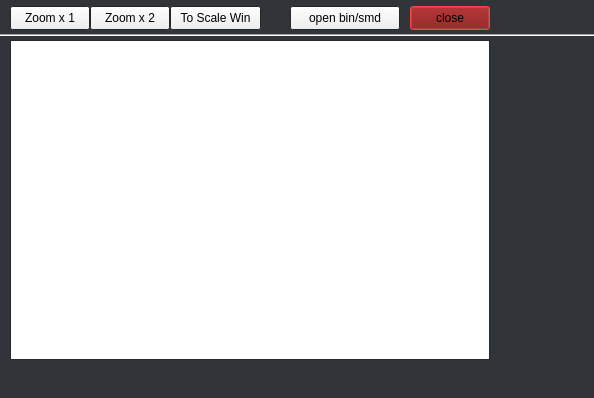
<?xml version="1.0" encoding="UTF-8"?>
<ui version="4.0">
 <class>Dialog</class>
 <widget class="QDialog" name="Dialog">
  <property name="geometry">
   <rect>
    <x>0</x>
    <y>0</y>
    <width>594</width>
    <height>398</height>
   </rect>
  </property>
  <property name="minimumSize">
   <size>
    <width>502</width>
    <height>374</height>
   </size>
  </property>
  <property name="maximumSize">
   <size>
    <width>16384</width>
    <height>16384</height>
   </size>
  </property>
  <property name="palette">
   <palette>
    <active>
     <colorrole role="Window">
      <brush brushstyle="SolidPattern">
       <color alpha="255">
        <red>49</red>
        <green>53</green>
        <blue>58</blue>
       </color>
      </brush>
     </colorrole>
    </active>
    <inactive>
     <colorrole role="Window">
      <brush brushstyle="SolidPattern">
       <color alpha="255">
        <red>49</red>
        <green>53</green>
        <blue>58</blue>
       </color>
      </brush>
     </colorrole>
    </inactive>
    <disabled>
     <colorrole role="Base">
      <brush brushstyle="SolidPattern">
       <color alpha="255">
        <red>49</red>
        <green>53</green>
        <blue>58</blue>
       </color>
      </brush>
     </colorrole>
     <colorrole role="Window">
      <brush brushstyle="SolidPattern">
       <color alpha="255">
        <red>49</red>
        <green>53</green>
        <blue>58</blue>
       </color>
      </brush>
     </colorrole>
    </disabled>
   </palette>
  </property>
  <property name="windowTitle">
   <string>SIDBOX Graphics Labs</string>
  </property>
  <property name="windowIcon">
   <iconset theme="QIcon::ThemeIcon::ImageLoading"/>
  </property>
  <widget class="QPushButton" name="cmdClose">
   <property name="geometry">
    <rect>
     <x>410</x>
     <y>6</y>
     <width>80</width>
     <height>24</height>
    </rect>
   </property>
   <property name="palette">
    <palette>
     <active>
      <colorrole role="Button">
       <brush brushstyle="SolidPattern">
        <color alpha="255">
         <red>117</red>
         <green>0</green>
         <blue>0</blue>
        </color>
       </brush>
      </colorrole>
      <colorrole role="Light">
       <brush brushstyle="SolidPattern">
        <color alpha="255">
         <red>215</red>
         <green>235</green>
         <blue>255</blue>
        </color>
       </brush>
      </colorrole>
      <colorrole role="Midlight">
       <brush brushstyle="SolidPattern">
        <color alpha="255">
         <red>236</red>
         <green>56</green>
         <blue>56</blue>
        </color>
       </brush>
      </colorrole>
      <colorrole role="Highlight">
       <brush brushstyle="SolidPattern">
        <color alpha="255">
         <red>255</red>
         <green>0</green>
         <blue>4</blue>
        </color>
       </brush>
      </colorrole>
      <colorrole role="Accent">
       <brush brushstyle="SolidPattern">
        <color alpha="255">
         <red>255</red>
         <green>0</green>
         <blue>4</blue>
        </color>
       </brush>
      </colorrole>
     </active>
     <inactive>
      <colorrole role="Button">
       <brush brushstyle="SolidPattern">
        <color alpha="255">
         <red>117</red>
         <green>0</green>
         <blue>0</blue>
        </color>
       </brush>
      </colorrole>
      <colorrole role="Light">
       <brush brushstyle="SolidPattern">
        <color alpha="255">
         <red>215</red>
         <green>235</green>
         <blue>255</blue>
        </color>
       </brush>
      </colorrole>
      <colorrole role="Midlight">
       <brush brushstyle="SolidPattern">
        <color alpha="255">
         <red>236</red>
         <green>56</green>
         <blue>56</blue>
        </color>
       </brush>
      </colorrole>
      <colorrole role="Highlight">
       <brush brushstyle="SolidPattern">
        <color alpha="255">
         <red>255</red>
         <green>0</green>
         <blue>4</blue>
        </color>
       </brush>
      </colorrole>
      <colorrole role="Accent">
       <brush brushstyle="SolidPattern">
        <color alpha="255">
         <red>255</red>
         <green>0</green>
         <blue>4</blue>
        </color>
       </brush>
      </colorrole>
     </inactive>
     <disabled>
      <colorrole role="Button">
       <brush brushstyle="SolidPattern">
        <color alpha="255">
         <red>117</red>
         <green>0</green>
         <blue>0</blue>
        </color>
       </brush>
      </colorrole>
      <colorrole role="Light">
       <brush brushstyle="SolidPattern">
        <color alpha="255">
         <red>215</red>
         <green>235</green>
         <blue>255</blue>
        </color>
       </brush>
      </colorrole>
      <colorrole role="Midlight">
       <brush brushstyle="SolidPattern">
        <color alpha="255">
         <red>236</red>
         <green>56</green>
         <blue>56</blue>
        </color>
       </brush>
      </colorrole>
      <colorrole role="Accent">
       <brush brushstyle="SolidPattern">
        <color alpha="255">
         <red>255</red>
         <green>0</green>
         <blue>4</blue>
        </color>
       </brush>
      </colorrole>
     </disabled>
    </palette>
   </property>
   <property name="text">
    <string>close</string>
   </property>
  </widget>
  <widget class="QPushButton" name="cmdZoom1x">
   <property name="geometry">
    <rect>
     <x>10</x>
     <y>6</y>
     <width>80</width>
     <height>24</height>
    </rect>
   </property>
   <property name="text">
    <string>Zoom x 1</string>
   </property>
  </widget>
  <widget class="QPushButton" name="cmdZoom2x">
   <property name="geometry">
    <rect>
     <x>90</x>
     <y>6</y>
     <width>80</width>
     <height>24</height>
    </rect>
   </property>
   <property name="text">
    <string>Zoom x 2</string>
   </property>
  </widget>
  <widget class="QGraphicsView" name="gfxPort">
   <property name="geometry">
    <rect>
     <x>10</x>
     <y>40</y>
     <width>480</width>
     <height>320</height>
    </rect>
   </property>
   <property name="font">
    <font>
     <stylestrategy>PreferAntialias</stylestrategy>
    </font>
   </property>
   <property name="cursor" stdset="0">
    <cursorShape>CrossCursor</cursorShape>
   </property>
   <property name="acceptDrops">
    <bool>false</bool>
   </property>
   <property name="verticalScrollBarPolicy">
    <enum>Qt::ScrollBarPolicy::ScrollBarAlwaysOff</enum>
   </property>
   <property name="horizontalScrollBarPolicy">
    <enum>Qt::ScrollBarPolicy::ScrollBarAlwaysOff</enum>
   </property>
   <property name="interactive">
    <bool>false</bool>
   </property>
  </widget>
  <widget class="QPushButton" name="cmdZoomWx">
   <property name="geometry">
    <rect>
     <x>170</x>
     <y>6</y>
     <width>91</width>
     <height>24</height>
    </rect>
   </property>
   <property name="text">
    <string>To Scale Win</string>
   </property>
  </widget>
  <widget class="Line" name="line">
   <property name="geometry">
    <rect>
     <x>-490</x>
     <y>34</y>
     <width>2510</width>
     <height>3</height>
    </rect>
   </property>
   <property name="orientation">
    <enum>Qt::Orientation::Horizontal</enum>
   </property>
  </widget>
  <widget class="QPushButton" name="cmdOpenRom">
   <property name="geometry">
    <rect>
     <x>290</x>
     <y>6</y>
     <width>110</width>
     <height>24</height>
    </rect>
   </property>
   <property name="text">
    <string>open bin/smd</string>
   </property>
  </widget>
 </widget>
 <resources/>
 <connections/>
</ui>
